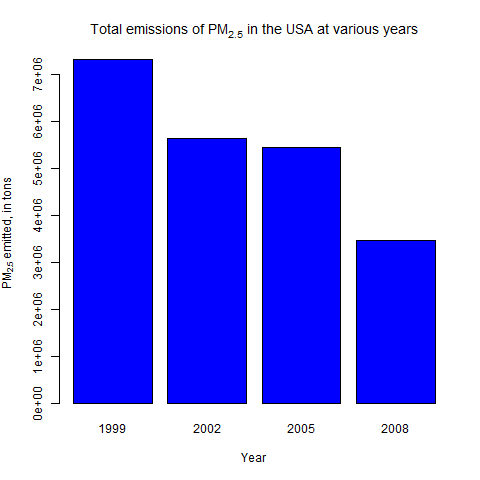

Recreate this plot in R.
source("getData.R")

# Have total emissions from PM2.5 decreased in the United States from 1999 to 2008?
# Using the base plotting system, make a plot showing the total PM2.5 emission
# from all sources for each of the years 1999, 2002, 2005, and 2008.

totalByYear <- with(NEI, tapply(Emissions, year, sum))

png("plot1.png")
barplot(totalByYear, col = "blue",
        main = expression("Total emissions of PM"[2.5]*" in the USA at various years"),
        xlab = "Year", ylab = expression("PM"[2.5]*" emitted, in tons"))
dev.off()

# Emissions from PM2.5 decreases in the USA from 1999 to 2008